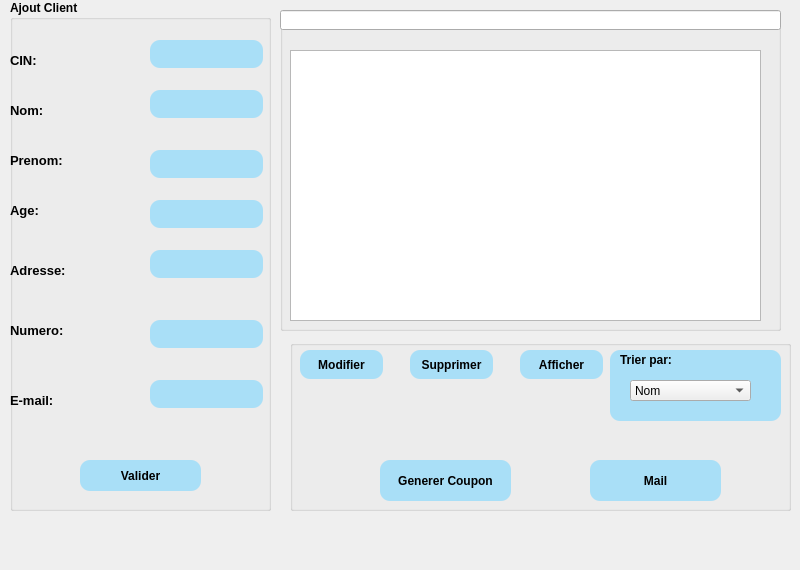
    <widget class="QWidget" name="tab_2">
     <property name="styleSheet">
      <string notr="true">#tab_2{
background-image:url(C:/Users/MAG-PC/OneDrive/Pictures/BG.png);
}</string>
     </property>
     <attribute name="title">
      <string>Les Clients</string>
     </attribute>
     <widget class="QGroupBox" name="groupBox_7">
      <property name="geometry">
       <rect>
        <x>10</x>
        <y>0</y>
        <width>261</width>
        <height>511</height>
       </rect>
      </property>
      <property name="font">
       <font>
        <weight>75</weight>
        <bold>true</bold>
       </font>
      </property>
      <property name="styleSheet">
       <string notr="true"/>
      </property>
      <property name="title">
       <string>Ajout Client</string>
      </property>
      <widget class="QLabel" name="label_22">
       <property name="geometry">
        <rect>
         <x>0</x>
         <y>50</y>
         <width>63</width>
         <height>20</height>
        </rect>
       </property>
       <property name="font">
        <font>
         <pointsize>10</pointsize>
         <weight>75</weight>
         <bold>true</bold>
        </font>
       </property>
       <property name="styleSheet">
        <string notr="true"/>
       </property>
       <property name="text">
        <string>CIN:</string>
       </property>
      </widget>
      <widget class="QLabel" name="label_23">
       <property name="geometry">
        <rect>
         <x>0</x>
         <y>100</y>
         <width>63</width>
         <height>20</height>
        </rect>
       </property>
       <property name="font">
        <font>
         <pointsize>10</pointsize>
         <weight>75</weight>
         <bold>true</bold>
        </font>
       </property>
       <property name="styleSheet">
        <string notr="true"/>
       </property>
       <property name="text">
        <string>Nom:</string>
       </property>
      </widget>
      <widget class="QLabel" name="label_24">
       <property name="geometry">
        <rect>
         <x>0</x>
         <y>150</y>
         <width>71</width>
         <height>20</height>
        </rect>
       </property>
       <property name="font">
        <font>
         <pointsize>10</pointsize>
         <weight>75</weight>
         <bold>true</bold>
        </font>
       </property>
       <property name="styleSheet">
        <string notr="true"/>
       </property>
       <property name="text">
        <string>Prenom:</string>
       </property>
      </widget>
      <widget class="QLineEdit" name="lineEdit_cin_3">
       <property name="geometry">
        <rect>
         <x>140</x>
         <y>40</y>
         <width>113</width>
         <height>28</height>
        </rect>
       </property>
       <property name="styleSheet">
        <string notr="true">border-radius:10px;
border-color: rgb(0, 0, 0);
background-color: rgb(169, 223, 247);</string>
       </property>
       <property name="text">
        <string/>
       </property>
       <property name="maxLength">
        <number>8</number>
       </property>
      </widget>
      <widget class="QLineEdit" name="lineEdit_nom_4">
       <property name="geometry">
        <rect>
         <x>140</x>
         <y>90</y>
         <width>113</width>
         <height>28</height>
        </rect>
       </property>
       <property name="styleSheet">
        <string notr="true">border-radius:10px;
background-color: rgb(169, 223, 247);</string>
       </property>
       <property name="maxLength">
        <number>50</number>
       </property>
      </widget>
      <widget class="QLineEdit" name="lineEdit_prenom_4">
       <property name="geometry">
        <rect>
         <x>140</x>
         <y>150</y>
         <width>113</width>
         <height>28</height>
        </rect>
       </property>
       <property name="styleSheet">
        <string notr="true">border-radius:10px;

background-color: rgb(169, 223, 247);</string>
       </property>
      </widget>
      <widget class="QPushButton" name="pushButton_8">
       <property name="geometry">
        <rect>
         <x>70</x>
         <y>460</y>
         <width>121</width>
         <height>31</height>
        </rect>
       </property>
       <property name="font">
        <font>
         <weight>75</weight>
         <bold>true</bold>
        </font>
       </property>
       <property name="styleSheet">
        <string notr="true">background-color: rgb(169, 223, 247);
border-color: rgb(0, 129, 233);
QPushButton:checked(background-color: rgb(0,41,127));
border-radius:10px;</string>
       </property>
       <property name="text">
        <string>Valider</string>
       </property>
      </widget>
      <widget class="QLabel" name="label_25">
       <property name="geometry">
        <rect>
         <x>0</x>
         <y>260</y>
         <width>71</width>
         <height>20</height>
        </rect>
       </property>
       <property name="font">
        <font>
         <pointsize>10</pointsize>
         <weight>75</weight>
         <bold>true</bold>
        </font>
       </property>
       <property name="text">
        <string>Adresse:</string>
       </property>
      </widget>
      <widget class="QLineEdit" name="lineEdit_adresse_3">
       <property name="geometry">
        <rect>
         <x>140</x>
         <y>250</y>
         <width>113</width>
         <height>28</height>
        </rect>
       </property>
       <property name="styleSheet">
        <string notr="true">border-radius:10px;

background-color: rgb(169, 223, 247);</string>
       </property>
      </widget>
      <widget class="QLabel" name="label_26">
       <property name="geometry">
        <rect>
         <x>0</x>
         <y>320</y>
         <width>131</width>
         <height>20</height>
        </rect>
       </property>
       <property name="font">
        <font>
         <pointsize>10</pointsize>
         <weight>75</weight>
         <bold>true</bold>
        </font>
       </property>
       <property name="text">
        <string>Numero:</string>
       </property>
      </widget>
      <widget class="QLineEdit" name="lineEdit_num_tel_3">
       <property name="geometry">
        <rect>
         <x>140</x>
         <y>320</y>
         <width>113</width>
         <height>28</height>
        </rect>
       </property>
       <property name="styleSheet">
        <string notr="true">border-radius:10px;

background-color: rgb(169, 223, 247);</string>
       </property>
       <property name="inputMethodHints">
        <set>Qt::ImhNone</set>
       </property>
       <property name="text">
        <string/>
       </property>
      </widget>
      <widget class="QLabel" name="label_27">
       <property name="geometry">
        <rect>
         <x>0</x>
         <y>390</y>
         <width>63</width>
         <height>20</height>
        </rect>
       </property>
       <property name="font">
        <font>
         <pointsize>10</pointsize>
         <weight>75</weight>
         <bold>true</bold>
        </font>
       </property>
       <property name="text">
        <string>E-mail:</string>
       </property>
      </widget>
      <widget class="QLineEdit" name="lineEdit_email_3">
       <property name="geometry">
        <rect>
         <x>140</x>
         <y>380</y>
         <width>113</width>
         <height>28</height>
        </rect>
       </property>
       <property name="styleSheet">
        <string notr="true">border-radius:10px;

background-color: rgb(169, 223, 247);</string>
       </property>
      </widget>
      <widget class="QLineEdit" name="lineEdit_age_3">
       <property name="geometry">
        <rect>
         <x>140</x>
         <y>200</y>
         <width>113</width>
         <height>28</height>
        </rect>
       </property>
       <property name="styleSheet">
        <string notr="true">border-radius:10px;

background-color: rgb(169, 223, 247);</string>
       </property>
       <property name="inputMethodHints">
        <set>Qt::ImhNone</set>
       </property>
       <property name="text">
        <string/>
       </property>
      </widget>
      <widget class="QLabel" name="label_28">
       <property name="geometry">
        <rect>
         <x>0</x>
         <y>200</y>
         <width>63</width>
         <height>20</height>
        </rect>
       </property>
       <property name="font">
        <font>
         <pointsize>10</pointsize>
         <weight>75</weight>
         <bold>true</bold>
        </font>
       </property>
       <property name="styleSheet">
        <string notr="true"/>
       </property>
       <property name="text">
        <string>Age:</string>
       </property>
      </widget>
     </widget>
     <widget class="QGroupBox" name="groupBox_8">
      <property name="geometry">
       <rect>
        <x>280</x>
        <y>10</y>
        <width>501</width>
        <height>321</height>
       </rect>
      </property>
      <property name="title">
       <string/>
      </property>
      <widget class="QLineEdit" name="lineEdit_search_2">
       <property name="geometry">
        <rect>
         <x>0</x>
         <y>0</y>
         <width>501</width>
         <height>20</height>
        </rect>
       </property>
       <property name="styleSheet">
        <string notr="true"/>
       </property>
       <property name="text">
        <string/>
       </property>
      </widget>
      <widget class="QTableView" name="tableView_3">
       <property name="geometry">
        <rect>
         <x>10</x>
         <y>40</y>
         <width>471</width>
         <height>271</height>
        </rect>
       </property>
       <property name="styleSheet">
        <string notr="true"/>
       </property>
      </widget>
     </widget>
     <widget class="QGroupBox" name="groupBox_9">
      <property name="geometry">
       <rect>
        <x>290</x>
        <y>340</y>
        <width>501</width>
        <height>171</height>
       </rect>
      </property>
      <property name="title">
       <string/>
      </property>
      <widget class="QPushButton" name="pushButton_9">
       <property name="geometry">
        <rect>
         <x>90</x>
         <y>120</y>
         <width>131</width>
         <height>41</height>
        </rect>
       </property>
       <property name="font">
        <font>
         <weight>75</weight>
         <bold>true</bold>
        </font>
       </property>
       <property name="styleSheet">
        <string notr="true">
background-color: rgb(169, 223, 247);
border-color: rgb(0, 129, 233);
QPushButton:checked(background-color: rgb(0,41,127));
border-radius:10px;</string>
       </property>
       <property name="text">
        <string>Generer Coupon</string>
       </property>
      </widget>
      <widget class="QPushButton" name="pushButton_10">
       <property name="geometry">
        <rect>
         <x>300</x>
         <y>120</y>
         <width>131</width>
         <height>41</height>
        </rect>
       </property>
       <property name="font">
        <font>
         <weight>75</weight>
         <bold>true</bold>
        </font>
       </property>
       <property name="styleSheet">
        <string notr="true">
background-color: rgb(169, 223, 247);
border-color: rgb(0, 129, 233);
QPushButton:checked(background-color: rgb(0,41,127));
border-radius:10px;</string>
       </property>
       <property name="text">
        <string>Mail</string>
       </property>
      </widget>
      <widget class="QPushButton" name="pushButton_11">
       <property name="geometry">
        <rect>
         <x>10</x>
         <y>10</y>
         <width>83</width>
         <height>29</height>
        </rect>
       </property>
       <property name="font">
        <font>
         <weight>75</weight>
         <bold>true</bold>
        </font>
       </property>
       <property name="styleSheet">
        <string notr="true">
background-color: rgb(169, 223, 247);
border-color: rgb(0, 129, 233);
QPushButton:checked(background-color: rgb(0,41,127));
border-radius:10px;</string>
       </property>
       <property name="text">
        <string>Modifier</string>
       </property>
      </widget>
      <widget class="QPushButton" name="pushButton_12">
       <property name="geometry">
        <rect>
         <x>120</x>
         <y>10</y>
         <width>83</width>
         <height>29</height>
        </rect>
       </property>
       <property name="font">
        <font>
         <weight>75</weight>
         <bold>true</bold>
        </font>
       </property>
       <property name="styleSheet">
        <string notr="true">background-color: rgb(169, 223, 247);
border-color: rgb(0, 129, 233);
QPushButton:checked(background-color: rgb(0,41,127));
border-radius:10px;
</string>
       </property>
       <property name="text">
        <string>Supprimer</string>
       </property>
      </widget>
      <widget class="QGraphicsView" name="graphicsView_2">
       <property name="geometry">
        <rect>
         <x>320</x>
         <y>10</y>
         <width>171</width>
         <height>71</height>
        </rect>
       </property>
       <property name="styleSheet">
        <string notr="true">background-color:rgb(169, 223, 247);
color:  rgb(0, 0, 0);
border-color: rgb(0, 129, 233);
border-radius:10px;</string>
       </property>
      </widget>
      <widget class="QComboBox" name="comboBox_2">
       <property name="geometry">
        <rect>
         <x>340</x>
         <y>40</y>
         <width>121</width>
         <height>21</height>
        </rect>
       </property>
       <item>
        <property name="text">
         <string>Nom</string>
        </property>
       </item>
       <item>
        <property name="text">
         <string>Prenom</string>
        </property>
       </item>
       <item>
        <property name="text">
         <string>Age</string>
        </property>
       </item>
      </widget>
      <widget class="QLabel" name="label_29">
       <property name="geometry">
        <rect>
         <x>330</x>
         <y>10</y>
         <width>63</width>
         <height>20</height>
        </rect>
       </property>
       <property name="font">
        <font>
         <weight>75</weight>
         <bold>true</bold>
        </font>
       </property>
       <property name="styleSheet">
        <string notr="true"/>
       </property>
       <property name="text">
        <string>Trier par:</string>
       </property>
      </widget>
      <widget class="QPushButton" name="pushButton_13">
       <property name="geometry">
        <rect>
         <x>230</x>
         <y>10</y>
         <width>83</width>
         <height>29</height>
        </rect>
       </property>
       <property name="font">
        <font>
         <weight>75</weight>
         <bold>true</bold>
        </font>
       </property>
       <property name="styleSheet">
        <string notr="true">background-color: rgb(169, 223, 247);
border-color: rgb(0, 129, 233);
QPushButton:checked(background-color: rgb(0,41,127));
border-radius:10px;
</string>
       </property>
       <property name="text">
        <string>Afficher</string>
       </property>
      </widget>
     </widget>
     <widget class="QLabel" name="label_16">
      <property name="geometry">
       <rect>
        <x>-5</x>
        <y>-11</y>
        <width>791</width>
        <height>561</height>
       </rect>
      </property>
      <property name="styleSheet">
       <string notr="true">background-image:url(C:/Users/rania/OneDrive/Bureau/BG.png);</string>
      </property>
      <property name="text">
       <string/>
      </property>
     </widget>
     <zorder>label_16</zorder>
     <zorder>groupBox_7</zorder>
     <zorder>groupBox_8</zorder>
     <zorder>groupBox_9</zorder>
    </widget>
